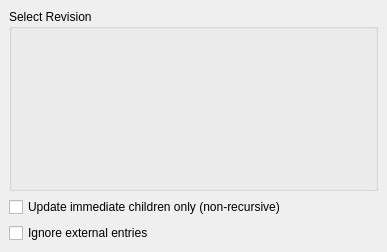
<ui version="4.0" >
 <class>SvnUpdateOptionWidget</class>
 <widget class="QWidget" name="SvnUpdateOptionWidget" >
  <property name="geometry" >
   <rect>
    <x>0</x>
    <y>0</y>
    <width>387</width>
    <height>252</height>
   </rect>
  </property>
  <layout class="QGridLayout" >
   <property name="leftMargin" >
    <number>9</number>
   </property>
   <property name="topMargin" >
    <number>9</number>
   </property>
   <property name="rightMargin" >
    <number>9</number>
   </property>
   <property name="bottomMargin" >
    <number>9</number>
   </property>
   <property name="horizontalSpacing" >
    <number>6</number>
   </property>
   <property name="verticalSpacing" >
    <number>6</number>
   </property>
   <item row="1" column="0" >
    <widget class="QCheckBox" name="nonrecurseChk" >
     <property name="text" >
      <string>Update immediate children only (non-recursive)</string>
     </property>
    </widget>
   </item>
   <item row="2" column="0" >
    <widget class="QCheckBox" name="ignoreexternalChk" >
     <property name="text" >
      <string>Ignore external entries</string>
     </property>
    </widget>
   </item>
   <item row="0" column="0" >
    <widget class="QGroupBox" name="groupBox" >
     <property name="title" >
      <string>Select Revision</string>
     </property>
     <layout class="QGridLayout" >
      <item row="0" column="0" >
       <widget class="SvnRevisionWidget" native="1" name="revisionWidget" />
      </item>
     </layout>
    </widget>
   </item>
  </layout>
 </widget>
 <layoutdefault spacing="6" margin="11" />
  <customwidgets>
  <customwidget>
   <class>SvnRevisionWidget</class>
   <extends>QWidget</extends>
   <header>svnrevisionwidget.h</header>
   <container>1</container>
  </customwidget>
 </customwidgets>
 <includes>
  <include location="local" >knuminput.h</include>
  <include location="local" >knuminput.h</include>
  <include location="local" >knuminput.h</include>
  <include location="local" >knuminput.h</include>
 </includes>
 <resources/>
 <connections/>
</ui>
